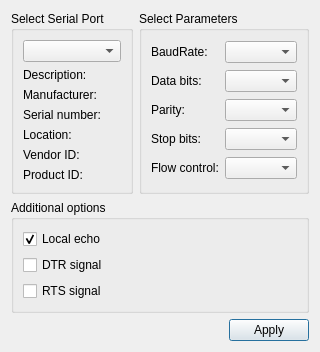
<?xml version="1.0" encoding="UTF-8"?>
<ui version="4.0">
 <class>SettingsDialog</class>
 <widget class="QDialog" name="SettingsDialog">
  <property name="geometry">
   <rect>
    <x>0</x>
    <y>0</y>
    <width>281</width>
    <height>318</height>
   </rect>
  </property>
  <property name="windowTitle">
   <string>Settings</string>
  </property>
  <layout class="QGridLayout" name="gridLayout_3">
   <item row="0" column="1">
    <widget class="QGroupBox" name="parametersBox">
     <property name="title">
      <string>Select Parameters</string>
     </property>
     <layout class="QGridLayout" name="gridLayout_2">
      <item row="0" column="0">
       <widget class="QLabel" name="baudRateLabel">
        <property name="text">
         <string>BaudRate:</string>
        </property>
       </widget>
      </item>
      <item row="0" column="1">
       <widget class="QComboBox" name="baudRateBox"/>
      </item>
      <item row="1" column="0">
       <widget class="QLabel" name="dataBitsLabel">
        <property name="text">
         <string>Data bits:</string>
        </property>
       </widget>
      </item>
      <item row="1" column="1">
       <widget class="QComboBox" name="dataBitsBox"/>
      </item>
      <item row="2" column="0">
       <widget class="QLabel" name="parityLabel">
        <property name="text">
         <string>Parity:</string>
        </property>
       </widget>
      </item>
      <item row="2" column="1">
       <widget class="QComboBox" name="parityBox"/>
      </item>
      <item row="3" column="0">
       <widget class="QLabel" name="stopBitsLabel">
        <property name="text">
         <string>Stop bits:</string>
        </property>
       </widget>
      </item>
      <item row="3" column="1">
       <widget class="QComboBox" name="stopBitsBox"/>
      </item>
      <item row="4" column="0">
       <widget class="QLabel" name="flowControlLabel">
        <property name="text">
         <string>Flow control:</string>
        </property>
       </widget>
      </item>
      <item row="4" column="1">
       <widget class="QComboBox" name="flowControlBox"/>
      </item>
     </layout>
    </widget>
   </item>
   <item row="0" column="0">
    <widget class="QGroupBox" name="selectBox">
     <property name="title">
      <string>Select Serial Port</string>
     </property>
     <layout class="QGridLayout" name="gridLayout">
      <item row="0" column="0">
       <widget class="QComboBox" name="serialPortInfoListBox"/>
      </item>
      <item row="1" column="0">
       <widget class="QLabel" name="descriptionLabel">
        <property name="text">
         <string>Description:</string>
        </property>
       </widget>
      </item>
      <item row="2" column="0">
       <widget class="QLabel" name="manufacturerLabel">
        <property name="text">
         <string>Manufacturer:</string>
        </property>
       </widget>
      </item>
      <item row="3" column="0">
       <widget class="QLabel" name="serialNumberLabel">
        <property name="text">
         <string>Serial number:</string>
        </property>
       </widget>
      </item>
      <item row="4" column="0">
       <widget class="QLabel" name="locationLabel">
        <property name="text">
         <string>Location:</string>
        </property>
       </widget>
      </item>
      <item row="5" column="0">
       <widget class="QLabel" name="vidLabel">
        <property name="text">
         <string>Vendor ID:</string>
        </property>
       </widget>
      </item>
      <item row="6" column="0">
       <widget class="QLabel" name="pidLabel">
        <property name="text">
         <string>Product ID:</string>
        </property>
       </widget>
      </item>
     </layout>
    </widget>
   </item>
   <item row="2" column="0" colspan="2">
    <layout class="QHBoxLayout" name="horizontalLayout">
     <item>
      <spacer name="horizontalSpacer">
       <property name="orientation">
        <enum>Qt::Horizontal</enum>
       </property>
       <property name="sizeHint" stdset="0">
        <size>
         <width>96</width>
         <height>20</height>
        </size>
       </property>
      </spacer>
     </item>
     <item>
      <widget class="QPushButton" name="applyButton">
       <property name="text">
        <string>Apply</string>
       </property>
      </widget>
     </item>
    </layout>
   </item>
   <item row="1" column="0" colspan="2">
    <widget class="QGroupBox" name="additionalOptionsGroupBox">
     <property name="title">
      <string>Additional options</string>
     </property>
     <layout class="QVBoxLayout" name="verticalLayout">
      <item>
       <widget class="QCheckBox" name="localEchoCheckBox">
        <property name="text">
         <string>Local echo</string>
        </property>
        <property name="checked">
         <bool>true</bool>
        </property>
       </widget>
      </item>
      <item>
       <widget class="QCheckBox" name="DTR_SignalcheckBox">
        <property name="text">
         <string>DTR signal</string>
        </property>
       </widget>
      </item>
      <item>
       <widget class="QCheckBox" name="RTS_SignalcheckBox">
        <property name="text">
         <string>RTS signal</string>
        </property>
       </widget>
      </item>
     </layout>
    </widget>
   </item>
  </layout>
 </widget>
 <resources/>
 <connections/>
</ui>
